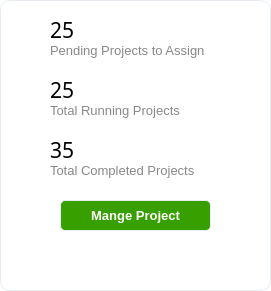
  <widget class="QFrame" name="frame_stats">
   <property name="geometry">
    <rect>
     <x>30</x>
     <y>480</y>
     <width>271</width>
     <height>291</height>
    </rect>
   </property>
   <property name="styleSheet">
    <string notr="true">background: white;
border-radius: 10px;
border: 1px solid #e7ecf1;</string>
   </property>
   <property name="frameShape">
    <enum>QFrame::StyledPanel</enum>
   </property>
   <property name="frameShadow">
    <enum>QFrame::Raised</enum>
   </property>
   <widget class="QLabel" name="label_ppro">
    <property name="geometry">
     <rect>
      <x>50</x>
      <y>20</y>
      <width>121</width>
      <height>20</height>
     </rect>
    </property>
    <property name="font">
     <font>
      <family>Segoe UI Semibold</family>
      <pointsize>16</pointsize>
     </font>
    </property>
    <property name="styleSheet">
     <string notr="true">border:none;</string>
    </property>
    <property name="text">
     <string>25</string>
    </property>
   </widget>
   <widget class="QLabel" name="label_rpro">
    <property name="geometry">
     <rect>
      <x>50</x>
      <y>80</y>
      <width>121</width>
      <height>20</height>
     </rect>
    </property>
    <property name="font">
     <font>
      <family>Segoe UI Semibold</family>
      <pointsize>16</pointsize>
     </font>
    </property>
    <property name="styleSheet">
     <string notr="true">border:none;</string>
    </property>
    <property name="text">
     <string>25</string>
    </property>
   </widget>
   <widget class="QLabel" name="label_cpro">
    <property name="geometry">
     <rect>
      <x>50</x>
      <y>140</y>
      <width>121</width>
      <height>20</height>
     </rect>
    </property>
    <property name="font">
     <font>
      <family>Segoe UI Semibold</family>
      <pointsize>16</pointsize>
     </font>
    </property>
    <property name="styleSheet">
     <string notr="true">border:none;</string>
    </property>
    <property name="text">
     <string>35</string>
    </property>
   </widget>
   <widget class="QLabel" name="label_join">
    <property name="geometry">
     <rect>
      <x>50</x>
      <y>254</y>
      <width>211</width>
      <height>21</height>
     </rect>
    </property>
    <property name="font">
     <font>
      <family>Segoe UI Semibold</family>
      <pointsize>10</pointsize>
     </font>
    </property>
    <property name="styleSheet">
     <string notr="true">border:none;
background:none;</string>
    </property>
    <property name="text">
     <string/>
    </property>
    <property name="alignment">
     <set>Qt::AlignLeading|Qt::AlignLeft|Qt::AlignVCenter</set>
    </property>
   </widget>
   <widget class="QPushButton" name="pushButton_manage">
    <property name="geometry">
     <rect>
      <x>60</x>
      <y>200</y>
      <width>151</width>
      <height>31</height>
     </rect>
    </property>
    <property name="font">
     <font>
      <family>Segoe UI</family>
      <pointsize>10</pointsize>
      <weight>75</weight>
      <bold>true</bold>
     </font>
    </property>
    <property name="focusPolicy">
     <enum>Qt::NoFocus</enum>
    </property>
    <property name="styleSheet">
     <string notr="true">*{
background:#37a000;
color:white;
border-radius: 5px;
}
:hover{
background: #2f8700;
}</string>
    </property>
    <property name="text">
     <string>Mange Project</string>
    </property>
   </widget>
   <widget class="QLabel" name="label_rpro_2">
    <property name="geometry">
     <rect>
      <x>50</x>
      <y>40</y>
      <width>201</width>
      <height>21</height>
     </rect>
    </property>
    <property name="font">
     <font>
      <family>Segoe UI</family>
      <pointsize>10</pointsize>
      <weight>50</weight>
      <bold>false</bold>
     </font>
    </property>
    <property name="styleSheet">
     <string notr="true">border:none;
background:none;color:#888888;</string>
    </property>
    <property name="text">
     <string>Pending Projects to Assign</string>
    </property>
   </widget>
   <widget class="QLabel" name="label_cpro_2">
    <property name="geometry">
     <rect>
      <x>50</x>
      <y>100</y>
      <width>201</width>
      <height>21</height>
     </rect>
    </property>
    <property name="font">
     <font>
      <family>Segoe UI</family>
      <pointsize>10</pointsize>
     </font>
    </property>
    <property name="styleSheet">
     <string notr="true">border:none;
background:none;color:#888888;</string>
    </property>
    <property name="text">
     <string>Total Running Projects</string>
    </property>
   </widget>
   <widget class="QLabel" name="label_cpro_3">
    <property name="geometry">
     <rect>
      <x>50</x>
      <y>160</y>
      <width>201</width>
      <height>21</height>
     </rect>
    </property>
    <property name="font">
     <font>
      <family>Segoe UI</family>
      <pointsize>10</pointsize>
     </font>
    </property>
    <property name="styleSheet">
     <string notr="true">border:none;
background:none;color:#888888;</string>
    </property>
    <property name="text">
     <string>Total Completed Projects</string>
    </property>
   </widget>
   <widget class="QLabel" name="label_rpro_ico">
    <property name="geometry">
     <rect>
      <x>18</x>
      <y>80</y>
      <width>20</width>
      <height>20</height>
     </rect>
    </property>
    <property name="styleSheet">
     <string notr="true">border:none;</string>
    </property>
    <property name="text">
     <string/>
    </property>
    <property name="pixmap">
     <pixmap resource="Resources.qrc">:/imgs/project.png</pixmap>
    </property>
    <property name="scaledContents">
     <bool>true</bool>
    </property>
   </widget>
   <widget class="QLabel" name="label_cpro_ico">
    <property name="geometry">
     <rect>
      <x>20</x>
      <y>140</y>
      <width>20</width>
      <height>20</height>
     </rect>
    </property>
    <property name="styleSheet">
     <string notr="true">border:none;</string>
    </property>
    <property name="text">
     <string/>
    </property>
    <property name="pixmap">
     <pixmap resource="Resources.qrc">:/imgs/briefing.png</pixmap>
    </property>
    <property name="scaledContents">
     <bool>true</bool>
    </property>
   </widget>
   <widget class="QLabel" name="label_cpro_ico_2">
    <property name="geometry">
     <rect>
      <x>19</x>
      <y>256</y>
      <width>17</width>
      <height>17</height>
     </rect>
    </property>
    <property name="styleSheet">
     <string notr="true">border:none;</string>
    </property>
    <property name="text">
     <string/>
    </property>
    <property name="pixmap">
     <pixmap resource="Resources.qrc">:/imgs/contract.png</pixmap>
    </property>
    <property name="scaledContents">
     <bool>true</bool>
    </property>
   </widget>
   <widget class="QLabel" name="label_rpro_ico_2">
    <property name="geometry">
     <rect>
      <x>20</x>
      <y>21</y>
      <width>20</width>
      <height>21</height>
     </rect>
    </property>
    <property name="font">
     <font>
      <pointsize>10</pointsize>
     </font>
    </property>
    <property name="styleSheet">
     <string notr="true">border:none;</string>
    </property>
    <property name="text">
     <string/>
    </property>
    <property name="pixmap">
     <pixmap resource="Resources.qrc">:/imgs/pending.png</pixmap>
    </property>
    <property name="scaledContents">
     <bool>true</bool>
    </property>
   </widget>
  </widget>
